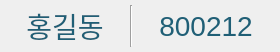
            <widget class="QWidget" name="widget_2" native="true">
                <property name="geometry">
                    <rect>
                        <x>1410</x>
                        <y>35</y>
                        <width>280</width>
                        <height>50</height>
                    </rect>
                </property>
                <property name="sizePolicy">
                    <sizepolicy hsizetype="Fixed" vsizetype="Fixed">
                        <horstretch>0</horstretch>
                        <verstretch>0</verstretch>
                    </sizepolicy>
                </property>
                <property name="font">
                    <font>
                        <family>Malgun Gothic</family>
                        <pointsize>16</pointsize>
                    </font>
                </property>
                <property name="styleSheet">
                    <string notr="true">QLabel{
                        color : #205f76;
                        font : 21pt;
                        }

                        Line{
                        border : 0px;
                        background-color : #205f76;
                        margin : 8px 0px;
                        }</string>
                </property>
                <layout class="QHBoxLayout" name="horizontalLayout_4" stretch="2,1,1">
                    <property name="spacing">
                        <number>0</number>
                    </property>
                    <property name="leftMargin">
                        <number>0</number>
                    </property>
                    <property name="topMargin">
                        <number>5</number>
                    </property>
                    <property name="rightMargin">
                        <number>0</number>
                    </property>
                    <property name="bottomMargin">
                        <number>5</number>
                    </property>
                    <item>
                        <widget class="QLabel" name="label_name">
                            <property name="sizePolicy">
                                <sizepolicy hsizetype="Fixed" vsizetype="Preferred">
                                    <horstretch>0</horstretch>
                                    <verstretch>0</verstretch>
                                </sizepolicy>
                            </property>
                            <property name="minimumSize">
                                <size>
                                    <width>0</width>
                                    <height>0</height>
                                </size>
                            </property>
                            <property name="maximumSize">
                                <size>
                                    <width>16777215</width>
                                    <height>16777215</height>
                                </size>
                            </property>
                            <property name="font">
                                <font>
                                    <pointsize>21</pointsize>
                                    <italic>false</italic>
                                    <bold>false</bold>
                                </font>
                            </property>
                            <property name="text">
                                <string>홍길동</string>
                            </property>
                            <property name="alignment">
                                <set>Qt::AlignmentFlag::AlignCenter</set>
                            </property>
                            <property name="indent">
                                <number>0</number>
                            </property>
                        </widget>
                    </item>
                    <item>
                        <widget class="Line" name="line_1">
                            <property name="sizePolicy">
                                <sizepolicy hsizetype="Fixed" vsizetype="Expanding">
                                    <horstretch>0</horstretch>
                                    <verstretch>0</verstretch>
                                </sizepolicy>
                            </property>
                            <property name="orientation">
                                <enum>Qt::Orientation::Vertical</enum>
                            </property>
                        </widget>
                    </item>
                    <item>
                        <widget class="QLabel" name="label_birth_date">
                            <property name="sizePolicy">
                                <sizepolicy hsizetype="Fixed" vsizetype="Preferred">
                                    <horstretch>0</horstretch>
                                    <verstretch>0</verstretch>
                                </sizepolicy>
                            </property>
                            <property name="minimumSize">
                                <size>
                                    <width>0</width>
                                    <height>0</height>
                                </size>
                            </property>
                            <property name="maximumSize">
                                <size>
                                    <width>16777215</width>
                                    <height>16777215</height>
                                </size>
                            </property>
                            <property name="font">
                                <font>
                                    <pointsize>21</pointsize>
                                    <italic>false</italic>
                                    <bold>false</bold>
                                </font>
                            </property>
                            <property name="text">
                                <string>800212</string>
                            </property>
                            <property name="alignment">
                                <set>Qt::AlignmentFlag::AlignCenter</set>
                            </property>
                            <property name="margin">
                                <number>0</number>
                            </property>
                            <property name="indent">
                                <number>-1</number>
                            </property>
                        </widget>
                    </item>
                </layout>
            </widget>
